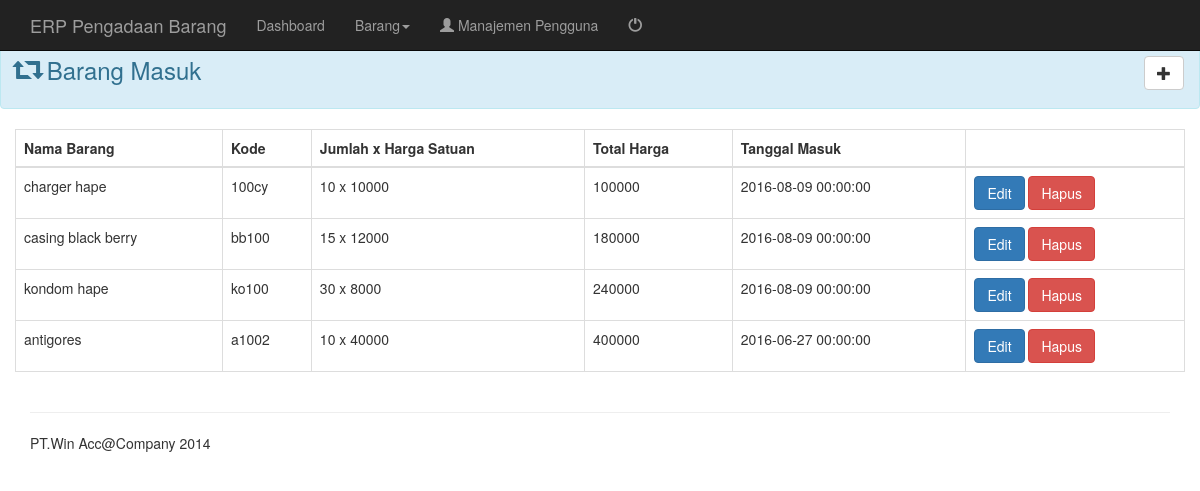
/View/brgmasuk.php (signed in), run on the app's committed database.
### tables this page shows
CREATE TABLE `penerimaan_barang` (
  `no_transaksi` int(11) NOT NULL AUTO_INCREMENT,
  `penerima` varchar(50) NOT NULL DEFAULT 'Kosong',
  `kode_barang` varchar(5) NOT NULL,
  `harga_satuan` int(11) NOT NULL,
  `tanggal_penerimaan` datetime NOT NULL,
  `jumlah` int(11) NOT NULL DEFAULT '0',
  PRIMARY KEY (`no_transaksi`)
);

CREATE TABLE `masterbarang` (
  `Id` int(11) NOT NULL AUTO_INCREMENT,
  `kode_barang` varchar(5) NOT NULL,
  `nama_barang` varchar(255) NOT NULL,
  `satuan` varchar(50) DEFAULT 'buah',
  `keterangan` text,
  PRIMARY KEY (`Id`)
);

### View/brgmasuk.php (the view, shortened to what this page needs)
<?php
include('layout/header.php');
?>
<body>
     <?php
	 include('layout/navigation.php');
	 ?>
	<br/>
   <div class="alert alert-info">
  <h3><i class="glyphicon glyphicon-retweet"></i> Barang Masuk
  <a href="tambah.php" class="btn btn-default pull-right"
  data-toggle="tooltip" data-placement="left" title="Tambah">
	<i class="glyphicon glyphicon-plus"></i>
  </a>
  </h3>
    </div>
	<?php
	require("../Model/config.php");
	$queryselect = mysqli_query($connection,"select masterbarang.nama_barang,penerimaan_barang.no_transaksi,
penerimaan_barang.kode_barang,(penerimaan_barang.harga_satuan * penerimaan_barang.jumlah) as totalharga,penerimaan_barang.jumlah,penerimaan_barang.harga_satuan,
penerimaan_barang.tanggal_penerimaan from penerimaan_barang inner join masterbarang on penerimaan_barang.kode_barang = masterbarang.kode_barang");
	?>
	<div class="container">
      <div class="row">
        <table class="table table-bordered">
		<thead>
		<tr>
			<th>
				Nama Barang
			</th>
			<th>
				Kode
			</th>
			<th>
				Jumlah x Harga Satuan
			</th>
			<th>
				Total Harga
			</th>
			<th>
				Tanggal Masuk
			</th>
			<th>
			</th>
		</tr>
		</thead>
		<tbody>
		<?php
		if(mysqli_num_rows($queryselect)==0){
			?>
			<tr><td colspan="6"><center>Data Kosong</center></td></tr>
			<?php
		}else{
			while($data=mysqli_fetch_array($queryselect)){
		?>
		<tr>
		<td>
		<?php print $data['nama_barang']; ?>
		</td>
		<td>
		<?php print $data['kode_barang']; ?>
		</td>
		<td>
		<?php print $data['jumlah']." x ".$data['harga_satuan']; ?>
		</td>
		<td>
		<?php print $data['totalharga']; ?>
		</td>
		<td>
		<?php print $data['tanggal_penerimaan']; ?>
		</td>
		<td>
		<a class="btn btn-primary" href="../View/tambah.php?id=<?php print $data['no_transaksi']; ?>">Edit</a> <a class="btn btn-danger" href="../Controller/HapusBrgMsk.php?id=<?php print $data['no_transaksi']; ?>" onclick="return confirm('Yakin?')">Hapus</a>
		</td>
		</tr>
		<?php
		}
		}
		?>
		</tbody>
		</table>
      </div>
      <hr>
      <footer>
        <p> PT.Win Acc@Company 2014</p>
      </footer>
    </div>
</body>
</html>

### View/layout/header.php (shortened to what this page needs)
<!DOCTYPE html>
<html lang="en">
<head>
<link rel="stylesheet" type="text/css" href="../Content/bootstrap/css/bootstrap.min.css" />
</head>

### View/layout/navigation.php (shortened to what this page needs)
<nav class="navbar navbar-inverse navbar-fixed-top">
      <div class="container">
        <div class="navbar-header">
          <a class="navbar-brand" href="#">ERP Pengadaan Barang</a>
        </div>
        <div id="navbar" class="navbar-collapse collapse">
		 <ul class="nav navbar-nav">
            <li ><a href="Index.php">Dashboard</a></li>
            <li class="dropdown">
			<a href="#" data-toggle="dropdown">Barang<span class="caret"></span></a>
			</li>
            <li><a href="User.php"><i class="glyphicon glyphicon-user"></i> Manajemen Pengguna</a>
			   </li>
			<li><a href="../logout.php" title="LogOut" data-toggle="tooltip" data-placement="bottom"><i class="glyphicon glyphicon-off"></i></a></a></li>
          </ul>
        </div>
      </div>
    </nav>

### data on the page
penerimaan_barang: masterbarang.nama_barang "charger hape", kode_barang "100cy", jumlah "10", harga_satuan "10000", totalharga "100000", tanggal_penerimaan "2016-08-09 00:00:00"
penerimaan_barang: masterbarang.nama_barang "casing black berry", kode_barang "bb100", jumlah "15", harga_satuan "12000", totalharga "180000", tanggal_penerimaan "2016-08-09 00:00:00"
penerimaan_barang: masterbarang.nama_barang "kondom hape", kode_barang "ko100", jumlah "30", harga_satuan "8000", totalharga "240000", tanggal_penerimaan "2016-08-09 00:00:00"
penerimaan_barang: masterbarang.nama_barang "antigores", kode_barang "a1002", jumlah "10", harga_satuan "40000", totalharga "400000", tanggal_penerimaan "2016-06-27 00:00:00"
